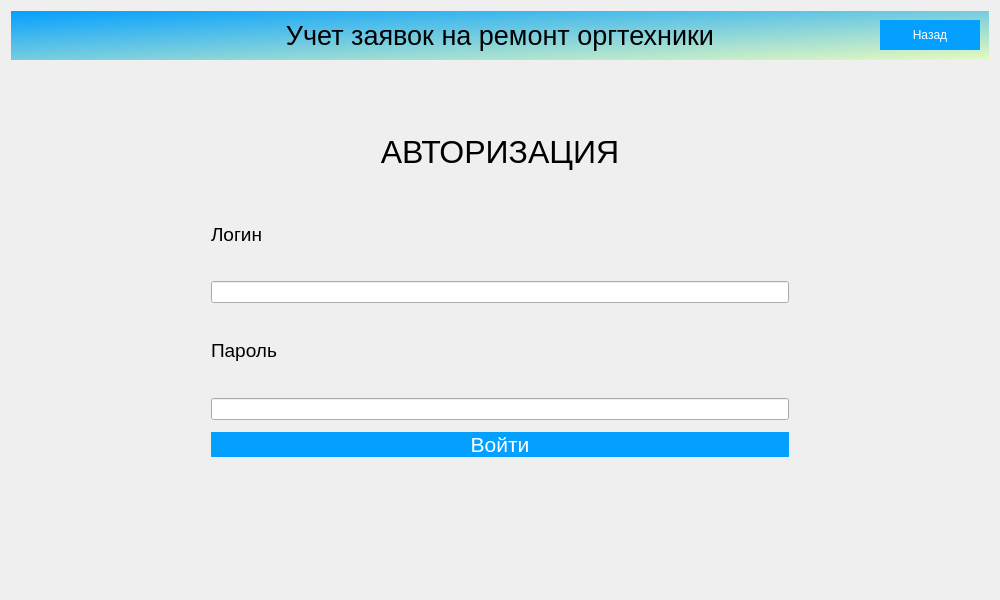
<?xml version="1.0" encoding="UTF-8"?>
<ui version="4.0">
 <class>Dialog</class>
 <widget class="QDialog" name="Dialog">
  <property name="geometry">
   <rect>
    <x>0</x>
    <y>0</y>
    <width>1000</width>
    <height>600</height>
   </rect>
  </property>
  <property name="minimumSize">
   <size>
    <width>1000</width>
    <height>600</height>
   </size>
  </property>
  <property name="windowTitle">
   <string>Учет заявок на ремонт оргтехники</string>
  </property>
  <property name="windowIcon">
   <iconset theme="accessories-dictionary">
    <selectedon>../../../../../logo.png</selectedon>
   </iconset>
  </property>
  <property name="toolTipDuration">
   <number>0</number>
  </property>
  <property name="styleSheet">
   <string notr="true">QPushButton {
background-color: rgb(4, 160, 255);
color: rgb(255, 255, 255);
border: 0px;
}
QWidget
{font: &quot;Comic Sans MS&quot;;}
</string>
  </property>
  <property name="sizeGripEnabled">
   <bool>false</bool>
  </property>
  <layout class="QVBoxLayout" name="verticalLayout_2">
   <item>
    <widget class="QWidget" name="widget" native="true">
     <property name="styleSheet">
      <string notr="true">QWidget#widget{
background-color: qlineargradient(spread:pad, x1:0, y1:0, x2:1, y2:1, stop:0 rgba(4, 160, 255, 255), stop:1 rgba(231, 250, 191, 255));}

</string>
     </property>
     <layout class="QGridLayout" name="gridLayout">
      <item row="0" column="0">
       <widget class="QLabel" name="label">
        <property name="maximumSize">
         <size>
          <width>100</width>
          <height>100</height>
         </size>
        </property>
        <property name="text">
         <string/>
        </property>
        <property name="textFormat">
         <enum>Qt::AutoText</enum>
        </property>
        <property name="pixmap">
         <pixmap>logo.png</pixmap>
        </property>
        <property name="scaledContents">
         <bool>true</bool>
        </property>
       </widget>
      </item>
      <item row="0" column="1">
       <widget class="QLabel" name="label_2">
        <property name="font">
         <font>
          <pointsize>20</pointsize>
          <italic>false</italic>
          <bold>false</bold>
         </font>
        </property>
        <property name="text">
         <string>Учет заявок на ремонт оргтехники</string>
        </property>
        <property name="alignment">
         <set>Qt::AlignCenter</set>
        </property>
       </widget>
      </item>
      <item row="0" column="2">
       <widget class="QPushButton" name="back">
        <property name="minimumSize">
         <size>
          <width>2</width>
          <height>0</height>
         </size>
        </property>
        <property name="maximumSize">
         <size>
          <width>100</width>
          <height>30</height>
         </size>
        </property>
        <property name="text">
         <string>Назад</string>
        </property>
       </widget>
      </item>
     </layout>
    </widget>
   </item>
   <item>
    <widget class="QStackedWidget" name="stackedWidget">
     <property name="layoutDirection">
      <enum>Qt::LeftToRight</enum>
     </property>
     <property name="autoFillBackground">
      <bool>false</bool>
     </property>
     <property name="styleSheet">
      <string notr="true"/>
     </property>
     <property name="currentIndex">
      <number>0</number>
     </property>
     <widget class="QWidget" name="Avtorisation">
      <property name="layoutDirection">
       <enum>Qt::LeftToRight</enum>
      </property>
      <layout class="QGridLayout" name="gridLayout_2">
       <property name="leftMargin">
        <number>200</number>
       </property>
       <property name="topMargin">
        <number>50</number>
       </property>
       <property name="rightMargin">
        <number>200</number>
       </property>
       <property name="bottomMargin">
        <number>50</number>
       </property>
       <item row="0" column="0">
        <layout class="QVBoxLayout" name="verticalLayout">
         <property name="spacing">
          <number>12</number>
         </property>
         <item>
          <widget class="QLabel" name="label_3">
           <property name="font">
            <font>
             <pointsize>24</pointsize>
             <italic>false</italic>
             <bold>false</bold>
            </font>
           </property>
           <property name="text">
            <string>АВТОРИЗАЦИЯ</string>
           </property>
           <property name="scaledContents">
            <bool>false</bool>
           </property>
           <property name="alignment">
            <set>Qt::AlignCenter</set>
           </property>
          </widget>
         </item>
         <item>
          <widget class="QLabel" name="label_4">
           <property name="font">
            <font>
             <pointsize>14</pointsize>
             <italic>false</italic>
             <bold>false</bold>
            </font>
           </property>
           <property name="layoutDirection">
            <enum>Qt::LeftToRight</enum>
           </property>
           <property name="autoFillBackground">
            <bool>false</bool>
           </property>
           <property name="text">
            <string>Логин</string>
           </property>
           <property name="alignment">
            <set>Qt::AlignLeading|Qt::AlignLeft|Qt::AlignVCenter</set>
           </property>
          </widget>
         </item>
         <item>
          <widget class="QLineEdit" name="LoginField"/>
         </item>
         <item>
          <widget class="QLabel" name="label_5">
           <property name="font">
            <font>
             <pointsize>14</pointsize>
             <italic>false</italic>
             <bold>false</bold>
            </font>
           </property>
           <property name="text">
            <string>Пароль</string>
           </property>
           <property name="alignment">
            <set>Qt::AlignLeading|Qt::AlignLeft|Qt::AlignVCenter</set>
           </property>
          </widget>
         </item>
         <item>
          <widget class="QLineEdit" name="PasswordField"/>
         </item>
         <item>
          <widget class="QPushButton" name="SignInButton">
           <property name="font">
            <font>
             <pointsize>16</pointsize>
             <italic>false</italic>
             <bold>false</bold>
            </font>
           </property>
           <property name="styleSheet">
            <string notr="true"/>
           </property>
           <property name="text">
            <string>Войти</string>
           </property>
          </widget>
         </item>
         <item>
          <widget class="QLabel" name="ErrorField">
           <property name="font">
            <font>
             <pointsize>14</pointsize>
             <italic>false</italic>
             <bold>false</bold>
            </font>
           </property>
           <property name="styleSheet">
            <string notr="true">color: rgb(255, 0, 0);</string>
           </property>
           <property name="text">
            <string/>
           </property>
           <property name="alignment">
            <set>Qt::AlignCenter</set>
           </property>
          </widget>
         </item>
        </layout>
       </item>
      </layout>
     </widget>
     <widget class="QWidget" name="Zakazchik">
      <widget class="QLabel" name="label_6">
       <property name="geometry">
        <rect>
         <x>490</x>
         <y>190</y>
         <width>66</width>
         <height>18</height>
        </rect>
       </property>
       <property name="text">
        <string>Заказчик</string>
       </property>
      </widget>
     </widget>
     <widget class="QWidget" name="Master">
      <widget class="QLabel" name="label_7">
       <property name="geometry">
        <rect>
         <x>360</x>
         <y>240</y>
         <width>66</width>
         <height>18</height>
        </rect>
       </property>
       <property name="text">
        <string>Master</string>
       </property>
      </widget>
     </widget>
     <widget class="QWidget" name="Operator">
      <widget class="QLabel" name="label_8">
       <property name="geometry">
        <rect>
         <x>380</x>
         <y>270</y>
         <width>66</width>
         <height>18</height>
        </rect>
       </property>
       <property name="text">
        <string>Operator</string>
       </property>
      </widget>
     </widget>
     <widget class="QWidget" name="Manager">
      <widget class="QLabel" name="label_9">
       <property name="geometry">
        <rect>
         <x>410</x>
         <y>280</y>
         <width>66</width>
         <height>18</height>
        </rect>
       </property>
       <property name="text">
        <string>Manager</string>
       </property>
      </widget>
     </widget>
    </widget>
   </item>
  </layout>
 </widget>
 <resources/>
 <connections/>
</ui>
